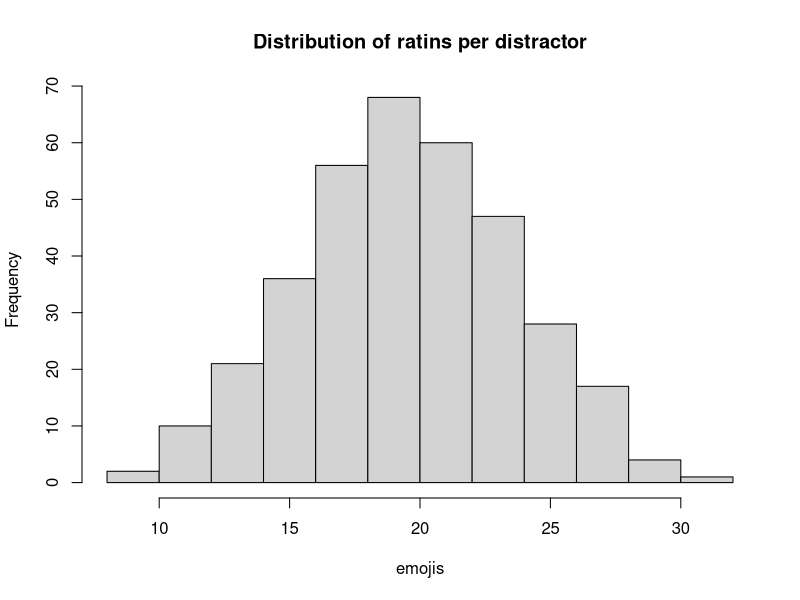
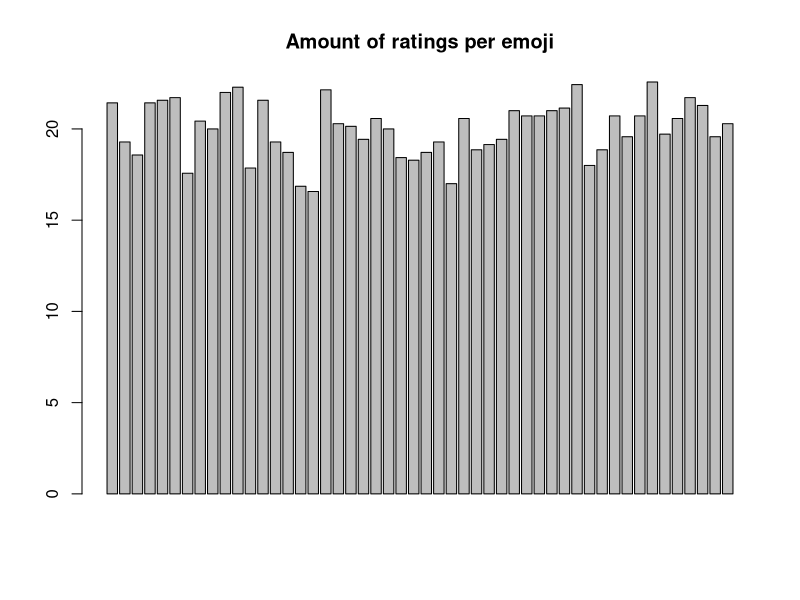
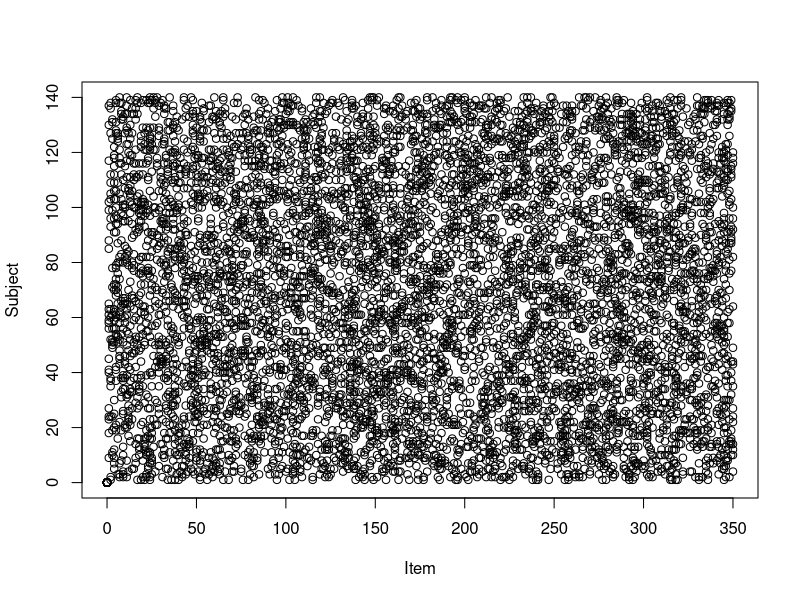
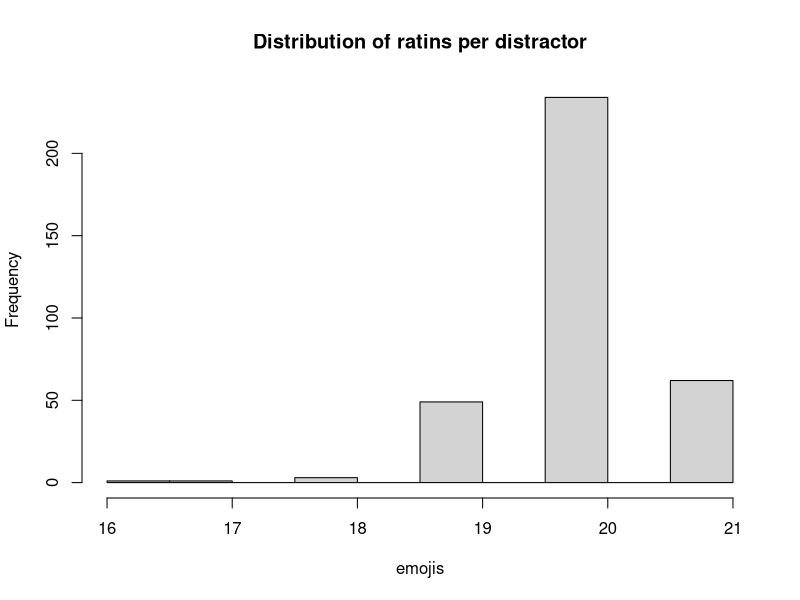
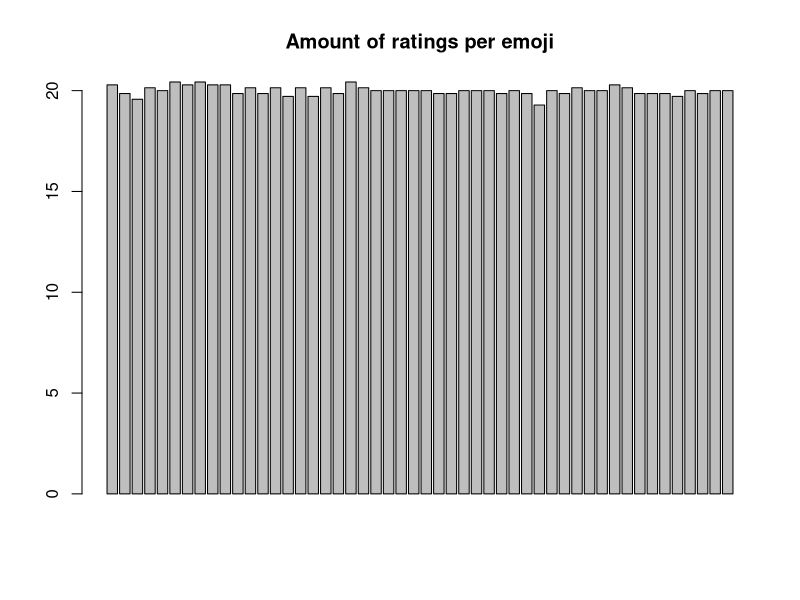
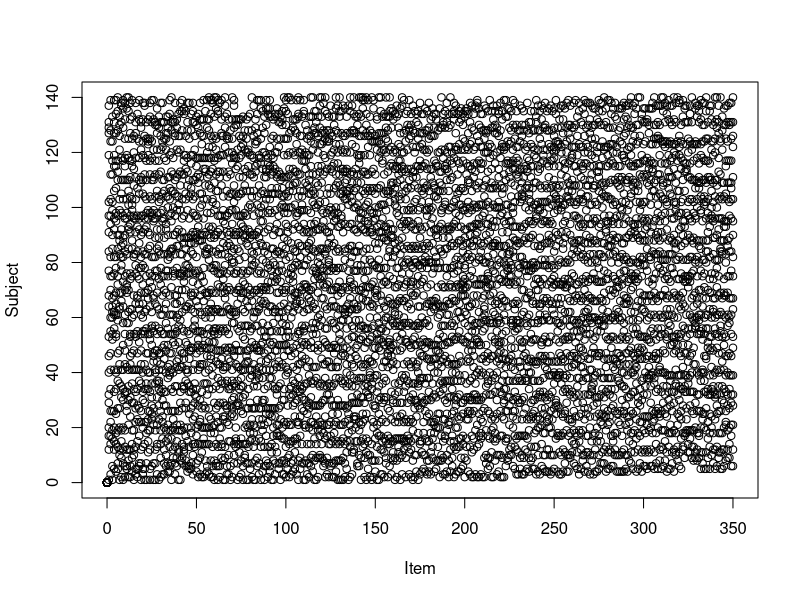

Generate these figures, in order, with R:
## ---- chunk 1
knitr::opts_chunk$set(echo = TRUE)
library(reshape2)
## ---- chunk 2
# List of emojis holding the amount of displays
emojis <- matrix(0, nrow=50, ncol = 7)

# For each session get only 50 emojis per presentation
emojis_per_session <- function(n) {
  matrix_data <- rep(0, times=50*7)
  matrix_data[sample(1:(50*7), n)] <- 1
  matrix(matrix_data, nrow=50, ncol = 7)
}

log_rating <- matrix(0,nrow=140, ncol=350)

# Run the experiment with 140 participents
for(i in 1:140) {
  rated_emojis <- emojis_per_session(50)
  log_rating[i,] <- as.vector(rated_emojis)
  emojis = emojis + rated_emojis
}

psych::describe(as.vector(emojis))
hist(emojis, main='Distribution of ratins per distractor')
barplot(rowSums(emojis)/7, main='Amount of ratings per emoji')

melted <- melt(log_rating)
plot(melted$Var2*melted$value,melted$Var1*melted$value, xlab = 'Item', ylab='Subject')
## ---- chunk 3
# List of emojis holding the amount of displays
emojis <- matrix(0, nrow=50, ncol = 7)

# Returns the half the requested set of the least rated emojis
underrated_emojis <- function (n) {
  emojis_flattened <- as.vector(emojis)
  names(emojis_flattened) <- 1:(50*7)
  return(sort(emojis_flattened)[1:((50*7)/2)])
}

# For each session get only 50 emojis per presentation
emojis_per_session <- function(n) {
  matrix_data <- rep(0, times=50*7)
  names(matrix_data) <- 1:(50*7)
  random_selection <- sample(names(underrated_emojis(n)), 50)
  matrix_data[random_selection] <- 1
  matrix(matrix_data, nrow=50, ncol = 7)
}

log_rating <- matrix(0,nrow=140, ncol=350)

# Run the experiment with 140 participents
for(i in 1:140) {
  rated_emojis <- emojis_per_session(50)
  log_rating[i,] <- as.vector(rated_emojis)
  emojis = emojis + rated_emojis
}

psych::describe(as.vector(emojis))
hist(emojis, main='Distribution of ratins per distractor')
barplot(rowSums(emojis)/7, main='Amount of ratings per emoji')

melted <- melt(log_rating)
plot(melted$Var2*melted$value,melted$Var1*melted$value, xlab = 'Item', ylab='Subject')
